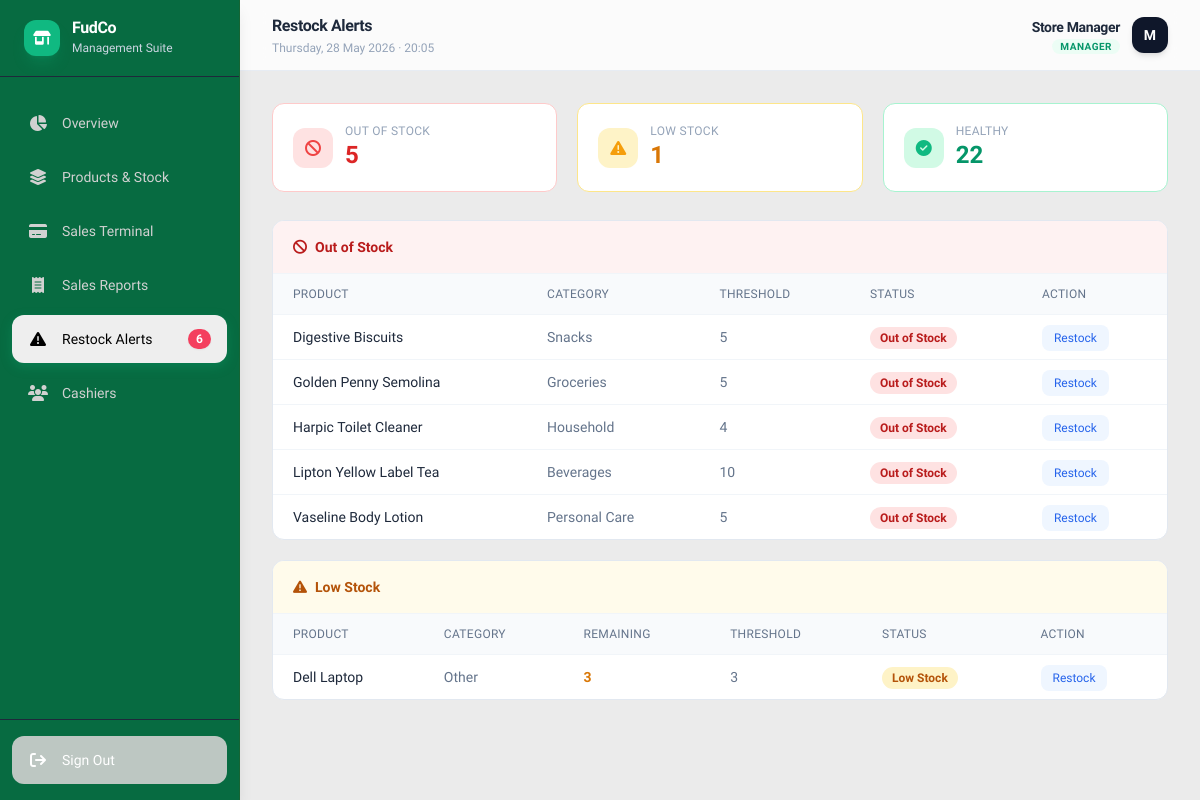
Page /restock-alerts/ (signed in) on the committed database.
### store/models.py (models this page shows, shortened)
class Product(models.Model):
    name               = models.CharField(max_length=200)
    category           = models.CharField(max_length=50, choices=CATEGORY_CHOICES, default='other')
    price              = models.DecimalField(max_digits=10, decimal_places=2)
    quantity           = models.PositiveIntegerField(default=0)
    restock_threshold  = models.PositiveIntegerField(default=5)
    image              = models.ImageField(upload_to='products/', blank=True, null=True)
    created_at         = models.DateTimeField(auto_now_add=True)
    updated_at         = models.DateTimeField(auto_now=True)
    class Meta:
        ordering = ['name']

### store/views.py (the view)
# urls.py: path('restock-alerts/',             views.restock_alerts, name='restock_alerts'),
@login_required_custom
def restock_alerts(request):
    out_of_stock = Product.objects.filter(quantity=0).order_by('name')
    low_stock    = Product.objects.filter(
                       quantity__gt=0,
                       quantity__lte=F('restock_threshold'),
                   ).order_by('quantity')
    healthy      = Product.objects.filter(
                       quantity__gt=F('restock_threshold')
                   ).count()
    context = {
        'out_of_stock':    out_of_stock,
        'low_stock':       low_stock,
        'healthy_count':   healthy,
        'low_stock_count': out_of_stock.count() + low_stock.count(),
    }
    return render(request, 'store/restock_alerts.html', context)

### store/models.py (called while the page is built)
    def is_manager(self):
        return self.role == 'manager'

### templates/store/restock_alerts.html (shortened to what this page needs)
{% extends 'base.html' %}
{% block nav_alerts %}active{% endblock %}
{% block page_title %}Restock Alerts{% endblock %}
{% block content %}
<div class="grid grid-cols-3 gap-3 md:gap-5 mb-5 md:mb-7">
  <div class="bg-white rounded-xl border border-red-200 p-3 md:p-5">
    <div class="flex items-center gap-2 md:gap-3">
      <div class="w-8 h-8 md:w-10 md:h-10 bg-red-100 rounded-xl flex items-center justify-center shrink-0">
        <i class="fa-solid fa-ban text-red-500 text-sm md:text-base"></i>
      </div>
      <div class="min-w-0">
        <p class="text-slate-400 text-xs uppercase tracking-wide leading-tight">Out of Stock</p>
        <p class="text-xl md:text-2xl font-bold text-red-600">{{ out_of_stock.count }}</p>
      </div>
    </div>
  </div>
  <div class="bg-white rounded-xl border border-amber-200 p-3 md:p-5">
    <div class="flex items-center gap-2 md:gap-3">
      <div class="w-8 h-8 md:w-10 md:h-10 bg-amber-100 rounded-xl flex items-center justify-center shrink-0">
        <i class="fa-solid fa-triangle-exclamation text-amber-500 text-sm md:text-base"></i>
      </div>
      <div class="min-w-0">
        <p class="text-slate-400 text-xs uppercase tracking-wide leading-tight">Low Stock</p>
        <p class="text-xl md:text-2xl font-bold text-amber-600">{{ low_stock.count }}</p>
      </div>
    </div>
  </div>
  <div class="bg-white rounded-xl border border-emerald-200 p-3 md:p-5">
    <div class="flex items-center gap-2 md:gap-3">
      <div class="w-8 h-8 md:w-10 md:h-10 bg-emerald-100 rounded-xl flex items-center justify-center shrink-0">
        <i class="fa-solid fa-circle-check text-emerald-500 text-sm md:text-base"></i>
      </div>
      <div class="min-w-0">
        <p class="text-slate-400 text-xs uppercase tracking-wide leading-tight">Healthy</p>
        <p class="text-xl md:text-2xl font-bold text-emerald-600">{{ healthy_count }}</p>
      </div>
    </div>
  </div>
</div>
{% if out_of_stock %}
<div class="bg-white rounded-xl border border-slate-200 overflow-hidden mb-4 md:mb-5">
  <div class="px-4 md:px-5 py-4 border-b border-slate-100 bg-red-50">
    <h3 class="font-semibold text-red-700 text-sm flex items-center gap-2">
      <i class="fa-solid fa-ban"></i> Out of Stock
    </h3>
  </div>
  <div class="overflow-x-auto">
    <table class="w-full text-sm min-w-[480px]">
      <thead>
        <tr class="bg-slate-50 text-slate-500 text-xs uppercase tracking-wide border-b border-slate-100">
          <th class="px-4 md:px-5 py-3 text-left font-medium">Product</th>
          <th class="px-4 md:px-5 py-3 text-left font-medium">Category</th>
          <th class="px-4 md:px-5 py-3 text-left font-medium">Threshold</th>
          <th class="px-4 md:px-5 py-3 text-left font-medium">Status</th>
          {% if request.user.profile.is_manager %}
          <th class="px-4 md:px-5 py-3 text-left font-medium">Action</th>
          {% endif %}
        </tr>
      </thead>
      <tbody class="divide-y divide-slate-100">
        {% for product in out_of_stock %}
        <tr class="hover:bg-slate-50">
          <td class="px-4 md:px-5 py-3 font-medium text-slate-800">{{ product.name }}</td>
          <td class="px-4 md:px-5 py-3 text-slate-500 capitalize">{{ product.get_category_display }}</td>
          <td class="px-4 md:px-5 py-3 text-slate-500">{{ product.restock_threshold }}</td>
          <td class="px-4 md:px-5 py-3">
            <span class="bg-red-100 text-red-700 text-xs font-semibold px-2.5 py-1 rounded-full">
              Out of Stock
            </span>
          </td>
          {% if request.user.profile.is_manager %}
          <td class="px-4 md:px-5 py-3">
            <a href="{% url 'store:product_edit' product.pk %}"
               class="text-xs font-medium text-blue-600 bg-blue-50 hover:bg-blue-100
                      px-3 py-1.5 rounded-lg transition-colors">
              Restock
            </a>
          </td>
          {% endif %}
        </tr>
        {% endfor %}
      </tbody>
    </table>
  </div>
</div>
{% endif %}
{% if low_stock %}
<div class="bg-white rounded-xl border border-slate-200 overflow-hidden">
  <div class="px-4 md:px-5 py-4 border-b border-slate-100 bg-amber-50">
    <h3 class="font-semibold text-amber-700 text-sm flex items-center gap-2">
      <i class="fa-solid fa-triangle-exclamation"></i> Low Stock
    </h3>
  </div>
  <div class="overflow-x-auto">
    <table class="w-full text-sm min-w-[520px]">
      <thead>
        <tr class="bg-slate-50 text-slate-500 text-xs uppercase tracking-wide border-b border-slate-100">
          <th class="px-4 md:px-5 py-3 text-left font-medium">Product</th>
          <th class="px-4 md:px-5 py-3 text-left font-medium">Category</th>
          <th class="px-4 md:px-5 py-3 text-left font-medium">Remaining</th>
          <th class="px-4 md:px-5 py-3 text-left font-medium">Threshold</th>
          <th class="px-4 md:px-5 py-3 text-left font-medium">Status</th>
          {% if request.user.profile.is_manager %}
          <th class="px-4 md:px-5 py-3 text-left font-medium">Action</th>
          {% endif %}
        </tr>
      </thead>
      <tbody class="divide-y divide-slate-100">
        {% for product in low_stock %}
        <tr class="hover:bg-slate-50">
          <td class="px-4 md:px-5 py-3 font-medium text-slate-800">{{ product.name }}</td>
          <td class="px-4 md:px-5 py-3 text-slate-500 capitalize">{{ product.get_category_display }}</td>
          <td class="px-4 md:px-5 py-3 font-bold text-amber-600">{{ product.quantity }}</td>
          <td class="px-4 md:px-5 py-3 text-slate-500">{{ product.restock_threshold }}</td>
          <td class="px-4 md:px-5 py-3">
            <span class="bg-amber-100 text-amber-700 text-xs font-semibold px-2.5 py-1 rounded-full">
              Low Stock
            </span>
          </td>
          {% if request.user.profile.is_manager %}
          <td class="px-4 md:px-5 py-3">
            <a href="{% url 'store:product_edit' product.pk %}"
               class="text-xs font-medium text-blue-600 bg-blue-50 hover:bg-blue-100
                      px-3 py-1.5 rounded-lg transition-colors">
              Restock
            </a>
          </td>
          {% endif %}
        </tr>
        {% endfor %}
      </tbody>
    </table>
  </div>
</div>
{% endif %}
{% endblock %}

### templates/base.html (shortened to what this page needs)
<!DOCTYPE html>
<html lang="en">
<head>
  <script src="https://cdn.tailwindcss.com"></script>
  <link rel="stylesheet" href="https://cdnjs.cloudflare.com/ajax/libs/font-awesome/6.5.0/css/all.min.css"/>
</head>
<body class="bg-[#EBEBEB] text-slate-900 min-h-screen flex flex-col md:flex-row">
  <aside
  id="sidebar"
  class="hidden md:flex flex-col fixed top-0 left-0 z-30 min-h-screen bg-[#076B41] w-16 lg:w-60 border-r border-green-800 green-200/80 shadow-lg"
>
    <div class="px-3 lg:px-6 py-5 border-b border-slate-800 flex items-center gap-3 overflow-hidden">
      <div class="w-9 h-9 bg-emerald-500 rounded-xl flex items-center justify-center text-white shadow-lg shadow-emerald-500/20 shrink-0">
        <i class="fa-solid fa-shop text-sm"></i>
      </div>
      <div class="hidden lg:block">
        <h1 class="text-white font-bold text-base tracking-tight leading-none">FudCo</h1>
        <p class="text-slate-300 text-xs mt-1">Management Suite</p>
      </div>
    </div>
    <nav class="flex-1 px-2 lg:px-3 py-4 space-y-1.5 flex flex-col items-center lg:items-stretch">
      <a href="{% url 'store:dashboard' %}" class="sidebar-link hidden lg:flex {% block nav_home %}{% endblock %}">
        <i class="fa-solid fa-chart-pie w-5 text-center text-base"></i> Overview
      </a>
      <a href="{% url 'store:inventory' %}" class="sidebar-link hidden lg:flex {% block nav_inventory %}{% endblock %}">
        <i class="fa-solid fa-layer-group w-5 text-center text-base"></i> Products & Stock
      </a>
      <a href="{% url 'store:pos' %}" class="sidebar-link hidden lg:flex {% block nav_pos %}{% endblock %}">
        <i class="fa-solid fa-credit-card w-5 text-center text-base"></i> Sales Terminal
      </a>
      <a href="{% url 'store:reports' %}" class="sidebar-link hidden lg:flex {% block nav_reports %}{% endblock %}">
        <i class="fa-solid fa-receipt w-5 text-center text-base"></i> Sales Reports
      </a>
      <a href="{% url 'store:restock_alerts' %}" class="sidebar-link hidden lg:flex {% block nav_alerts %}{% endblock %}">
        <i class="fa-solid fa-triangle-exclamation w-5 text-center text-base"></i> Restock Alerts
        {% if low_stock_count %}
          <span class="ml-auto bg-rose-500 text-white text-xs font-bold px-2 py-0.5 rounded-xl shadow-sm">
            {{ low_stock_count }}
          </span>
        {% endif %}
      </a>
      {% if request.user.is_authenticated and request.user.profile.role == 'manager' %}
      <a href="{% url 'store:cashiers' %}" class="sidebar-link hidden lg:flex {% block nav_users %}{% endblock %}">
        <i class="fa-solid fa-users w-5 text-center text-base"></i> Cashiers
      </a>
      {% endif %}
    </nav>
    <div class="px-2 lg:px-3 py-4 border-t border-slate-800 flex justify-center lg:block">
      {% if request.user.is_authenticated %}
      <form method="post" action="{% url 'store:logout' %}" class="w-full">
        <button type="submit" class="sidebar-link hidden lg:flex w-full text-left text-slate-400 text-white bg-[#BDC7C2] hover:text-rose-400 hover:text-white hover:bg-rose-500 ">
          <i class="fa-solid fa-arrow-right-from-bracket w-5 text-center text-base"></i> Sign Out
        </button>
      </form>
      {% endif %}
    </div>
  </aside>
  <div class="ml-0 md:ml-16 lg:ml-60 flex-1 flex flex-col min-h-screen pb-16 md:pb-0">
    <header class="bg-white/80 backdrop-blur-md border-b border-slate-200/80 px-4 md:px-8 py-3.5 flex items-center justify-between sticky top-0 z-20">
      <div class="min-w-0">
        <h2 class="text-slate-800 font-bold text-sm md:text-base tracking-tight truncate">
          {% block page_title %}Dashboard{% endblock %}
        </h2>
        <p class="text-slate-400 text-xs font-medium mt-0.5 hidden sm:block" id="current-datetime"></p>
      </div>
      <div class="flex items-center gap-3 shrink-0">
        {% if request.user.is_authenticated %}
          <div class="text-right hidden sm:block">
            <p class="text-slate-800 text-sm font-semibold tracking-tight">
              {{ request.user.get_full_name|default:request.user.username }}
            </p>
            <p class="text-[10px] uppercase font-bold tracking-wider mt-0.5">
              {% if request.user.profile.role == 'manager' %}
                <span class="text-emerald-600 bg-emerald-50 px-2 py-0.5 rounded-lg">Manager</span>
              {% else %}
                <span class="text-blue-600 bg-blue-50 px-2 py-0.5 rounded-lg">Cashier</span>
              {% endif %}
            </p>
          </div>
          <div class="w-8 h-8 md:w-9 md:h-9 rounded-xl bg-slate-900 text-white text-xs md:text-sm font-bold flex items-center justify-center shadow-md">
            {{ request.user.username|first|upper }}
          </div>
        {% endif %}
      </div>
    </header>
    <main class="flex-1 p-4 md:p-6 lg:p-8 max-w-[1600px] w-full mx-auto">
      {% block content %}{% endblock %}
    </main>
  </div>
</body>
</html>

### templates/base.html (style rules this page uses)
body { font-family: 'Plus Jakarta Sans', sans-serif; }
.sidebar-link { display: flex; align-items: center; gap: 0.875rem; padding: 0.75rem 1rem; color: #d1d1d1; font-size: 0.875rem; font-weight: 500; border-radius: 0.75rem; transition: all 0.2s ease; white-space: nowrap; }
.sidebar-link.active { color: #000000; background: #eeeeee; box-shadow: 0 4px 12px rgba(16, 185, 129, 0.25); }
#sidebar { transition: width 0.2s ease; }

### rows in the picture
Product: name "Digestive Biscuits", category "Snacks", restock_threshold "5"
Product: name "Golden Penny Semolina", category "Groceries", restock_threshold "5"
Product: name "Harpic Toilet Cleaner", category "Household", restock_threshold "4"
Product: name "Lipton Yellow Label Tea", category "Beverages", restock_threshold "10"
Product: name "Vaseline Body Lotion", category "Personal Care", restock_threshold "5"
Product: name "Dell Laptop", category "Other", quantity "3", restock_threshold "3"

### other values in the picture
{{ low_stock_count }} "6"
{{ request.user.get_full_name|default:request.user.username }} "Store Manager"
{{ request.user.username|first|upper }} "M"
{{ out_of_stock.count }} "5"
{{ low_stock.count }} "1"
{{ healthy_count }} "22"
